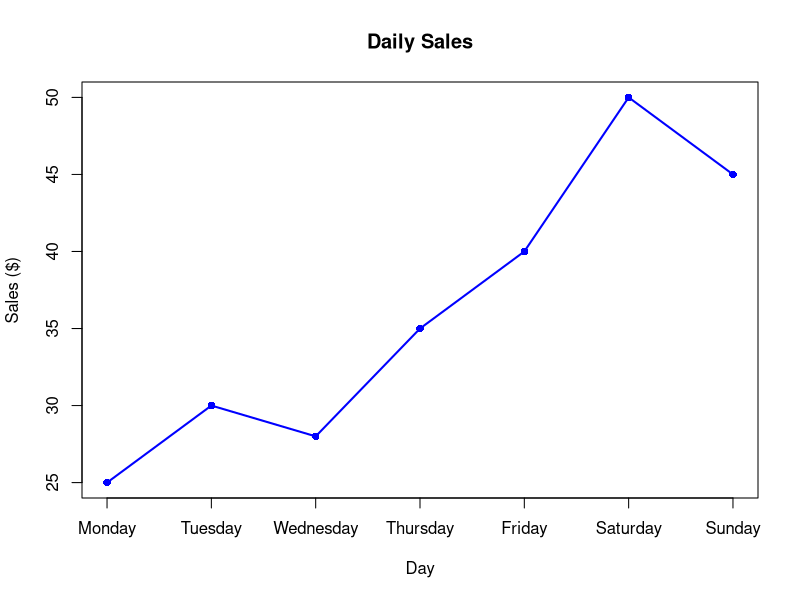

Recreate this plot in R.
# ---- line-graph ---- 
# Define the data
days <- c("Monday", "Tuesday", "Wednesday", "Thursday", "Friday", "Saturday", "Sunday")
sales <- c(25, 30, 28, 35, 40, 50, 45)

# Create a line plot
plot(
  sales,
  type = "o",                  # "o" combines points and lines
  xaxt = "n",                   # Suppress x-axis for custom labels
  xlab = "Day",
  ylab = "Sales ($)",
  main = "Daily Sales",
  col = "blue",
  pch = 16,                     # Point character for data points
  lwd = 2                       # Line width
)

# Add custom x-axis labels
axis(1, at = 1:7, labels = days)
